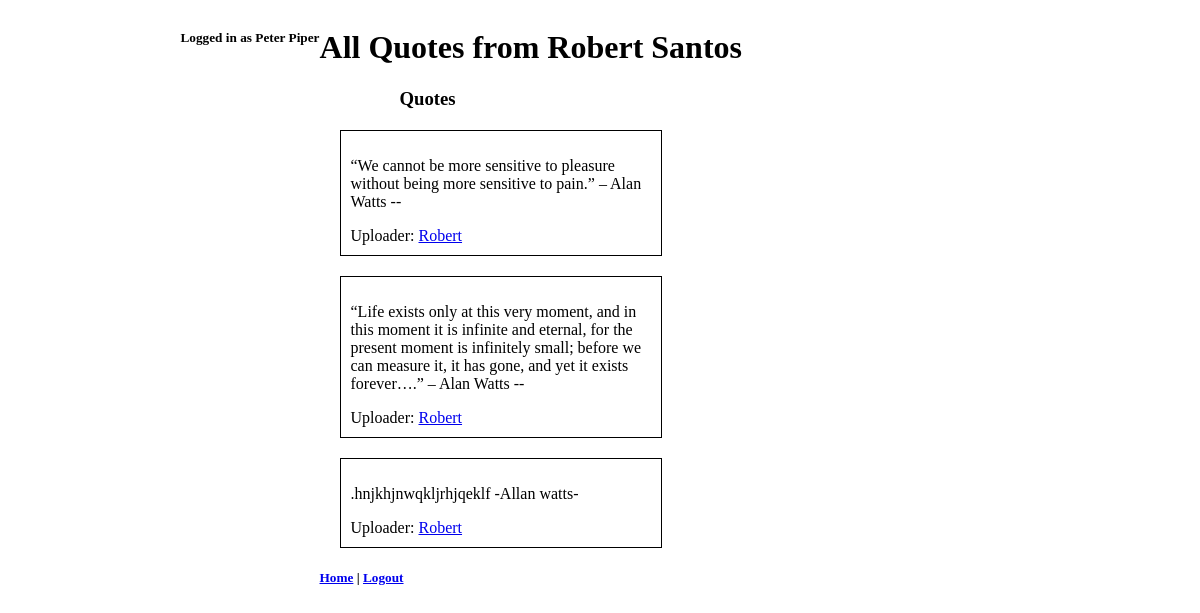
The app's page /userQuote/1 (signed in) with its own data.
### examApp/models.py (models this page shows)
class User(models.Model):
	userName = models.CharField(max_length=45)
	firstName = models.CharField(max_length=45)
	lastName = models.CharField(max_length=45)
	email = models.CharField(max_length=45)
	password = models.CharField(max_length=45)
	created_at = models.DateTimeField(auto_now_add=True)
	updated_at = models.DateTimeField(auto_now=True)
	objects = UserManager()

class Quotes(models.Model):
	quote = models.TextField()
	author = models.CharField(max_length=45, null=True)
	uploader = models.ForeignKey(User, related_name="quoteUploaded", on_delete = models.CASCADE)
	likes = models.ManyToManyField(User, related_name="quotesLiked")
	created_at = models.DateTimeField(auto_now_add=True)
	updated_at = models.DateTimeField(auto_now=True)
	objects = QuoteManager()

### examApp/views.py (the view)
# urls.py: path('userQuote/<int:userQuote>', views.userQuote),
def userQuote(request, userQuote):
    context = {
        'iUser': User.objects.get(id=request.session['userId']),
        'user': User.objects.get(id=int(userQuote)),
        'userQuotes': Quotes.objects.filter(uploader=User.objects.get(id=int(userQuote)))
    }
    return render(request, "userQuote.html", context)

### examApp/templates/userQuote.html (shortened to what this page needs)
<!DOCTYPE html>
<html lang="en">
<head>
    {% load static %}
    <link rel="stylesheet" href="{% static 'css/style1.css' %}">
</head>
<body>
    <h5>Logged in as {{iUser.firstName.capitalize}} {{iUser.lastName.capitalize}}</h5>
    <br>
    <div id="wrapper">
        <h1>All Quotes from {{user.firstName.capitalize}} {{user.lastName.capitalize}}</h1>
        <h3>Quotes</h3>
        {% for quote in userQuotes %}
        <div class="quote">
            <p>{{quote.quote}} -{{quote.author.capitalize}}-</p>
            <p1>Uploader: <a href="/userQuote/{{quote.uploader.id}}">{{quote.uploader.firstName.capitalize}}</a></p1>
        </div>
        {% endfor %}
        <h5><a href="/goHome">Home</a> | <a href="/destroySession">Logout</a></h5>
    </div>
</body>
</html>

### examApp/static/css/style1.css (style rules this page uses)
body { display: flex; justify-content: center; }
#wrapper { width: 700px; }
h3 { margin-left: 80px; }
.quote { width: 300px; border: 1px black solid; margin: 20px; padding: 10px; }

### records on screen
User: firstName "Peter", lastName "Piper"
User: firstName "Robert", lastName "Santos"
Quotes: quote "“We cannot be more sensitive to pleasure without being more sensitive to pain.” – Alan Watts", uploader.firstName "Robert"
Quotes: quote "“Life exists only at this very moment, and in this moment it is infinite and eternal, for the present moment is infinitely small; before we can measure it, it has gone, and yet it exists forever….” – Alan Watts", uploader.firstName "Robert"
Quotes: quote ".hnjkhjnwqkljrhjqeklf", author "Allan watts", uploader.firstName "Robert"
